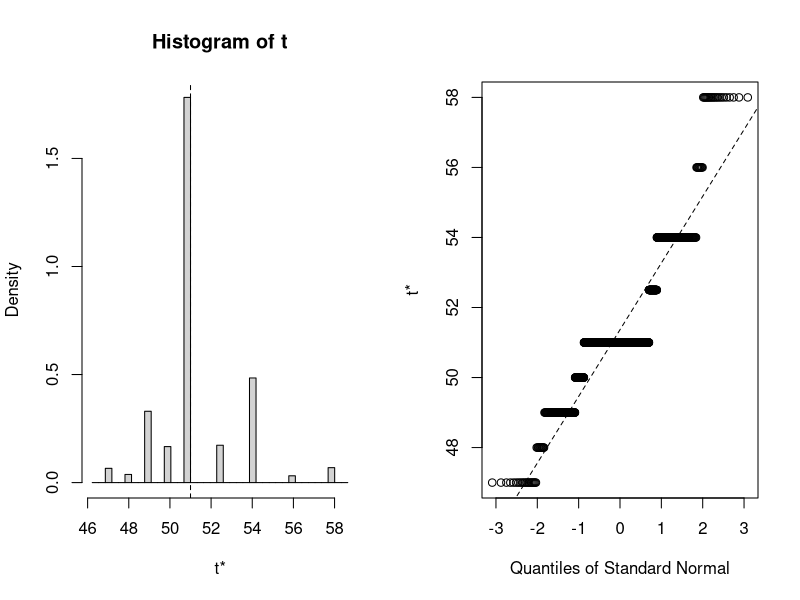

Write R code to recreate this figure.
# load in the bootstrap library -- you may have to install
library(boot)
library(tidyverse)
library(tidyr) # will probably need to install this

# read in data
d <- read_csv('cvi.csv')

d <- d %>% gather(d) #gather data via tidyr
  
# compute median
sample_median <- median(d$value)

b.median <- function(d,i) {
  median_boot <- median(d[i])
  return(median_boot)
}

boot_My_sample <- boot(data = d$value, statistic = b.median, R = 999)
boot_My_sample
plot(boot_My_sample)

#median(sample1)

#sample_median <- median(sample1)
# 
# my_sample <- c(47,49,60,49,60,51,45,47,54,51,49,47,45,54)
# sample_median <- median(my_sample)
# 
# library(boot)
# b.median <- function(d,i) {
#   median_boot <- median(d[i])
#   return(median_boot)
# }
# boot_my_sample <- boot(data = My_sample, statistic = b.median, R = 999)